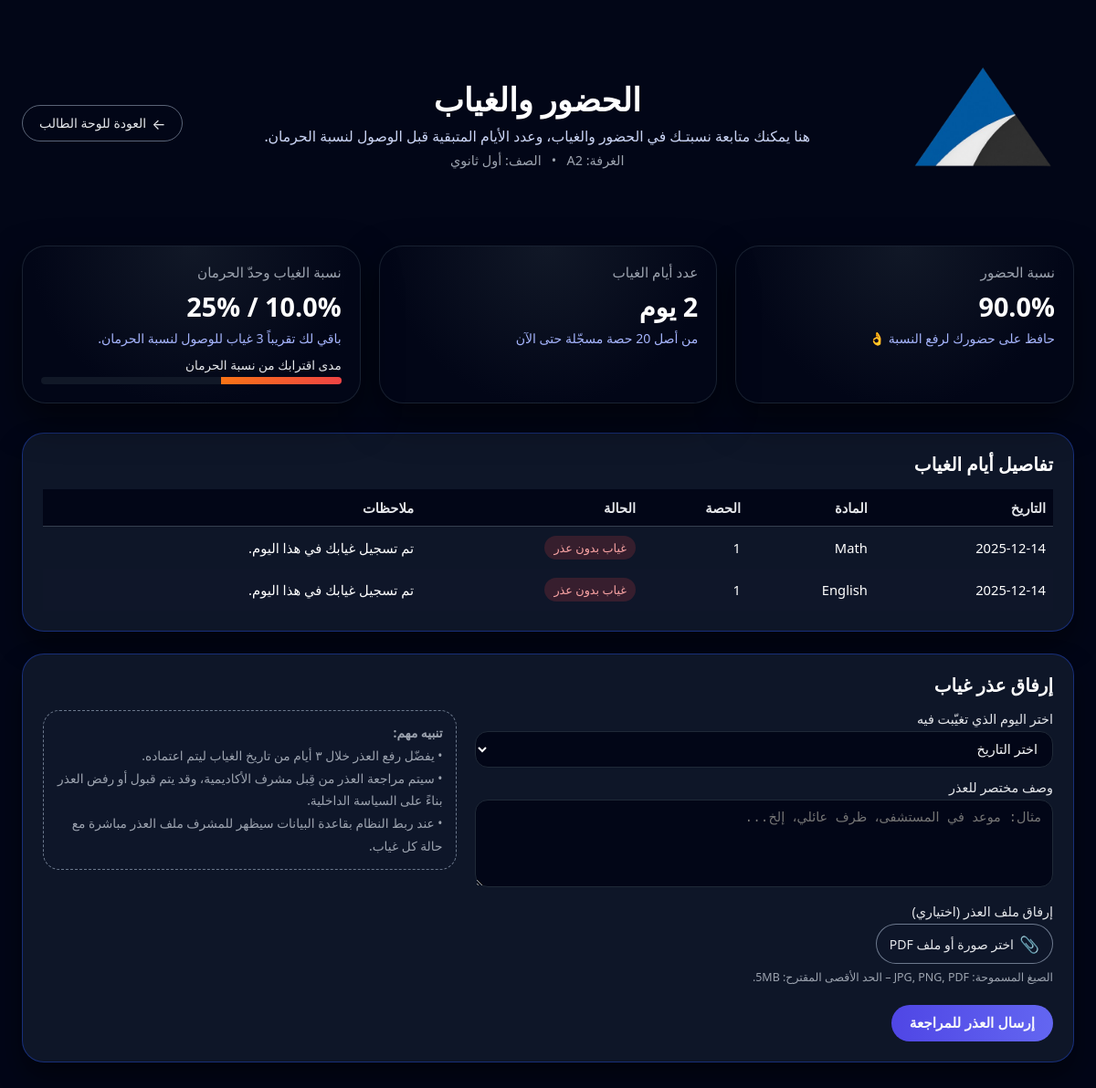
Screenshot of /student/attendance (signed in) with the database file from the repository.
### models.py (models this page shows)
class Student(Base):
    __tablename__ = "students"
    id = Column(Integer, primary_key=True, index=True)
    username = Column(String, unique=True, index=True, nullable=False)  # رقم الطالب/الهوية
    full_name = Column(String, nullable=False)  # اسم أول فقط (محمد/سارة...)
    password = Column(String, nullable=False)
    grade = Column(String, index=True, nullable=True)
    room = Column(String, nullable=True)
    email = Column(String, nullable=True)
    phone = Column(String, nullable=True)
    national_id = Column(String, unique=True, nullable=True)
    gender = Column(String, nullable=True)
    math_pre = Column(Integer, nullable=True)
    eng_pre = Column(Integer, nullable=True)
    math_post = Column(Integer, nullable=True)
    eng_post = Column(Integer, nullable=True)
    attendance_percent = Column(Integer, nullable=True)
    absence_days = Column(Integer, nullable=True)
    points_total = Column(Integer, nullable=True)
    attendances = relationship("Attendance", back_populates="student", cascade="all, delete-orphan")
    points = relationship("PointsMovement", back_populates="student", cascade="all, delete-orphan")
    registrations = relationship("EventRegistration", back_populates="student", cascade="all, delete-orphan")
    excuses = relationship("Excuse", back_populates="student", cascade="all, delete-orphan")

class Attendance(Base):
    __tablename__ = "attendance"
    id = Column(Integer, primary_key=True, index=True)
    student_id = Column(Integer, ForeignKey("students.id"), nullable=False)
    date = Column(Date, nullable=False)
    subject = Column(String, nullable=False)
    period = Column(String, nullable=True)
    status = Column(String, nullable=False)  # present / absent
    with_excuse = Column(Boolean, default=False)
    student = relationship("Student", back_populates="attendances")

### app.py (the view, shortened to what this page needs)
@app.route("/student/attendance")
@require_student
def student_attendance():
    db = SessionLocal()
    try:
        s = get_current_student(db)
        user = session.get("user") or {}
        student_id = user.get("student_id")
        student_name = (s.full_name if s else (user.get("full_name") or user.get("username", "الطالب")))
        student_grade = (s.grade if s and s.grade else "غير محدد")
        student_room = (getattr(s, "room", None) if s else None) or "غير محدد"
        max_absence_percentage = 25
        records = (
            db.query(Attendance)
            .filter(Attendance.student_id == student_id)
            .order_by(Attendance.date.desc())
            .all()
        ) if student_id else []
        total_sessions = len(records)
        absent_records = [r for r in records if r.status == "absent"]
        absent_sessions = len(absent_records)
        if total_sessions > 0:
            absence_percentage = round(absent_sessions / total_sessions * 100, 1)
            presence_percentage = round(100 - absence_percentage, 1)
            max_allowed_absences = round(max_absence_percentage * total_sessions / 100)
        else:
            absence_percentage = 0
            presence_percentage = 0
            max_allowed_absences = 0
        remaining_absences = max(0, max_allowed_absences - absent_sessions)
        absences = [
            {
                "date": r.date.strftime("%Y-%m-%d") if r.date else "",
                "subject": r.subject,
                "period": r.period or "",
                "with_excuse": bool(getattr(r, "with_excuse", False)),
                "note": "تم تسجيل غيابك في هذا اليوم.",
            }
            for r in absent_records
        ]
    finally:
        db.close()
    return render_template(
        "student_attendance.html",
        student_name=student_name,
        grade=student_grade,
        room=student_room,  # ✅ تم تمرير الغرفة
        total_sessions=total_sessions,
        absent_sessions=absent_sessions,
        presence_percentage=presence_percentage,
        absence_percentage=absence_percentage,
        max_absence_percentage=max_absence_percentage,
        remaining_absences=remaining_absences,
        remaining_sessions=remaining_absences,
        absences=absences,
    )

### app.py (called while the page is built)
@app.teardown_appcontext
def remove_session(exception=None):
    SessionLocal.remove()

def require_student(f):
    @wraps(f)
    def wrapper(*args, **kwargs):
        user = session.get("user")
        if not user or user.get("role") != "student":
            return redirect(url_for("login"))
        return f(*args, **kwargs)
    return wrapper

def get_current_student(db):
    user = session.get("user") or {}
    username = user.get("username")
    if not username:
        return None
    return db.query(Student).filter(Student.username == username).first()

### templates/student_attendance.html (shortened to what this page needs)
<!DOCTYPE html>
<html lang="ar" dir="rtl">
<head>
</head>
<body>
<div class="attendance-wrapper">
  <header class="att-header">
    <div class="att-logo">
      <img src="{{ url_for('static', filename='assets/logoAA-removebg-preview.png') }}" alt="شعار أكاديمية التقدّم">
    </div>
    <div class="att-header-center">
      <h1 class="att-title">الحضور والغياب</h1>
      <p class="att-subtitle">
        هنا يمكنك متابعة نسبتـك في الحضور والغياب، وعدد الأيام المتبقية قبل الوصول لنسبة الحرمان.
      </p>
      <div class="att-meta">
        الغرفة: {{ room or "—" }} &nbsp; • &nbsp; الصف: {{ grade or "غير محدد" }}
      </div>
    </div>
    <a href="{{ url_for('student_dashboard') }}" class="att-back-btn">
      <span>←</span>
      العودة للوحة الطالب
    </a>
  </header>
  <section class="att-stats-row">
    <div class="att-stat-card">
      <div class="att-stat-label">نسبة الحضور</div>
      <div class="att-stat-value">{{ presence_percentage }}%</div>
      <div class="att-stat-helper">حافظ على حضورك لرفع النسبة 👌</div>
    </div>
    <div class="att-stat-card">
      <div class="att-stat-label">عدد أيام الغياب</div>
      <div class="att-stat-value">{{ absent_sessions }} يوم</div>
      <div class="att-stat-helper">من أصل {{ total_sessions }} حصة مسجّلة حتى الآن</div>
    </div>
    <div class="att-stat-card">
      <div class="att-stat-label">نسبة الغياب وحدّ الحرمان</div>
      <div class="att-stat-value">{{ absence_percentage }}% / {{ max_absence_percentage }}%</div>
      <div class="att-stat-helper">
        {% if remaining_absences > 0 %}
          باقي لك تقريباً {{ remaining_absences }} غياب للوصول لنسبة الحرمان.
        {% else %}
          انتبه! أي غياب إضافي قد يوصلك لنسبة الحرمان.
        {% endif %}
      </div>
      <div class="att-progress-wrapper">
        <div class="att-progress-label">مدى اقترابك من نسبة الحرمان</div>
        <div class="att-progress">
          <div
            class="att-progress-bar"
            style="width: {{ (absence_percentage / max_absence_percentage * 100) if max_absence_percentage else 0 }}%;"
          ></div>
        </div>
      </div>
    </div>
  </section>
  <section class="att-section-card">
    <h2 class="att-section-title">تفاصيل أيام الغياب</h2>
    <table class="att-table">
      <thead>
        <tr>
          <th>التاريخ</th>
          <th>المادة</th>
          <th>الحصة</th>
          <th>الحالة</th>
          <th>ملاحظات</th>
        </tr>
      </thead>
      <tbody>
        {% if absences and absences|length > 0 %}
          {% for row in absences %}
            <tr>
              <td>{{ row.date }}</td>
              <td>{{ row.subject }}</td>
              <td>{{ row.period }}</td>
              <td>
                {% if row.with_excuse %}
                  <span class="att-status-badge att-status-with-excuse">غياب بعذر</span>
                {% else %}
                  <span class="att-status-badge att-status-no-excuse">غياب بدون عذر</span>
                {% endif %}
              </td>
              <td>{{ row.note }}</td>
            </tr>
          {% endfor %}
        {% else %}
          <tr>
            <td colspan="5" style="text-align:center; padding:16px;">
              لا يوجد سجلات غياب حتى الآن 🎉
            </td>
          </tr>
        {% endif %}
      </tbody>
    </table>
  </section>
  <section class="att-section-card">
    <h2 class="att-section-title">إرفاق عذر غياب</h2>
    <div class="att-form-grid">
      <div>
        <form action="#" method="post" enctype="multipart/form-data">
          <div class="att-form-group">
            <label class="att-label">اختر اليوم الذي تغيّبت فيه</label>
            <select class="att-select" name="absence_date" required>
              <option value="">اختر التاريخ</option>
            </select>
          </div>
          <div class="att-form-group">
            <label class="att-label">وصف مختصر للعذر</label>
            <textarea class="att-textarea" name="reason" placeholder="مثال: موعد في المستشفى، ظرف عائلي، إلخ..." required></textarea>
          </div>
          <div class="att-form-group">
            <label class="att-label">إرفاق ملف العذر (اختياري)</label>
            <label for="excuseFile" class="att-file-label">
              <span>📎</span> اختر صورة أو ملف PDF
            </label>
            <div class="att-file-hint">
              الصيغ المسموحة: JPG, PNG, PDF – الحد الأقصى المقترح: 5MB.
            </div>
          </div>
          <button type="submit" class="att-submit-btn">إرسال العذر للمراجعة</button>
        </form>
      </div>
      <div class="att-note-box">
        <strong>تنبيه مهم:</strong><br>
        • يفضّل رفع العذر خلال ٣ أيام من تاريخ الغياب ليتم اعتماده.<br>
        • سيتم مراجعة العذر من قِبل مشرف الأكاديمية، وقد يتم قبول أو رفض العذر بناءً على السياسة الداخلية.<br>
        • عند ربط النظام بقاعدة البيانات سيظهر للمشرف ملف العذر مباشرة مع حالة كل غياب.
      </div>
    </div>
  </section>
</div>
</body>
</html>

### templates/student_attendance.html (style rules this page uses)
body { margin: 0; min-height: 100vh; background-color: #020617; color: #ffffff; font-family: "Tajawal", system-ui, -apple-system, BlinkMacSystemFont, "Segoe UI", sans-serif; display: flex; flex-direction: column; }
.attendance-wrapper { max-width: 1200px; margin: 0 auto; padding: 32px 24px 56px; }
.att-header { display: flex; align-items: center; justify-content: space-between; gap: 16px; margin-bottom: 32px; }
.att-back-btn { display: inline-flex; align-items: center; gap: 6px; padding: 8px 18px; border-radius: 999px; border: 1px solid rgba(148, 163, 184, 0.6); background: transparent; color: #e5e7eb; font-size: 14px; text-decoration: none; cursor: pointer; }
.att-back-btn span { font-size: 16px; transform: translateY(1px); }
.att-header-center { text-align: center; flex: 1; }
.att-title { font-size: 2.2rem; margin: 0 0 6px; font-weight: 800; }
.att-subtitle { margin: 0 0 6px; font-size: 0.98rem; color: #cbd5f5; }
.att-meta { font-size: 0.9rem; color: #9ca3af; }
.att-logo img { width: 200px; height: auto; }
.att-stats-row { display: grid; grid-template-columns: repeat(3, minmax(0, 1fr)); gap: 20px; margin-bottom: 32px; }
.att-stat-card { background: radial-gradient(circle at top, #111827 0, #020617 70%); border-radius: 26px; padding: 18px 20px 20px; box-shadow: 0 18px 40px rgba(0, 0, 0, 0.55); border: 1px solid rgba(31, 41, 55, 0.8); }
.att-stat-label { font-size: 0.95rem; color: #9ca3af; margin-bottom: 8px; }
.att-stat-value { font-size: 1.8rem; font-weight: 800; margin-bottom: 6px; }
.att-stat-helper { font-size: 0.88rem; color: #a5b4fc; }
.att-progress-wrapper { margin-top: 10px; }
.att-progress-label { font-size: 0.85rem; margin-bottom: 4px; color: #e5e7eb; }
.att-progress { height: 8px; border-radius: 999px; background: #111827; overflow: hidden; }
.att-progress-bar { height: 100%; background: linear-gradient(90deg, #f97316, #ef4444); }
.att-section-card { background: rgba(15, 23, 42, 0.96); border-radius: 24px; padding: 20px 22px 22px; margin-bottom: 24px; box-shadow: 0 16px 30px rgba(0, 0, 0, 0.45); border: 1px solid rgba(30, 64, 175, 0.6); }
.att-section-title { margin: 0 0 14px; font-size: 1.25rem; font-weight: 700; }
.att-table { width: 100%; border-collapse: collapse; font-size: 0.92rem; }
.att-table thead { background: #020617; }
.att-table th, .att-table td { padding: 10px 8px; text-align: right; }
.att-table th { font-weight: 600; color: #e5e7eb; border-bottom: 1px solid rgba(55, 65, 81, 0.9); }
.att-table tbody tr:nth-child(even) { background: rgba(15, 23, 42, 0.8); }
.att-status-badge { display: inline-flex; align-items: center; padding: 4px 10px; border-radius: 999px; font-size: 0.8rem; }
.att-status-no-excuse { background: rgba(239, 68, 68, 0.18); color: #fca5a5; }
.att-form-grid { display: grid; grid-template-columns: minmax(0, 1.4fr) minmax(0, 1fr); gap: 20px; align-items: flex-start; }
.att-form-group { margin-bottom: 12px; }
.att-label { display: block; font-size: 0.9rem; margin-bottom: 4px; color: #e5e7eb; }
.att-input, .att-textarea, .att-select { width: 100%; box-sizing: border-box; border-radius: 14px; border: 1px solid #1f2937; background: #020617; color: #f9fafb; font-size: 0.9rem; padding: 10px 12px; outline: none; }
.att-textarea { min-height: 96px; resize: vertical; }
.att-file-label { display: inline-flex; align-items: center; gap: 6px; padding: 9px 14px; border-radius: 999px; border: 1px solid rgba(148, 163, 184, 0.7); background: rgba(15, 23, 42, 0.9); font-size: 0.88rem; cursor: pointer; color: #e5e7eb; }
.att-file-label span { font-size: 1.1rem; }
.att-file-hint { font-size: 0.78rem; color: #9ca3af; margin-top: 6px; }
.att-submit-btn { margin-top: 10px; padding: 11px 20px; border-radius: 999px; border: none; background: linear-gradient(90deg, #4f46e5, #6366f1); color: #f9fafb; font-size: 0.96rem; font-weight: 600; cursor: pointer; }
.att-note-box { font-size: 0.86rem; color: #9ca3af; line-height: 1.8; background: rgba(15, 23, 42, 0.8); border-radius: 18px; padding: 12px 14px; border: 1px dashed rgba(148, 163, 184, 0.7); }

### rows the page displays
Student: room "A2", grade "أول ثانوي"
Attendance: date "2025-12-14", subject "Math", period "1", note "تم تسجيل غيابك في هذا اليوم."
Attendance: date "2025-12-14", subject "English", period "1", note "تم تسجيل غيابك في هذا اليوم."

### other values shown
{{ presence_percentage }} "90.0"
{{ absent_sessions }} "2"
{{ absence_percentage }} "10.0"
{{ max_absence_percentage }} "25"
{{ remaining_absences }} "3"
